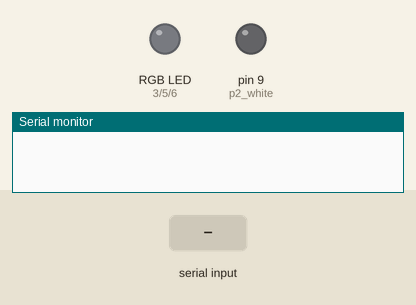
This sketch was run on a simulated Arduino Uno, built with avr-gcc and run on an emulated ATmega328P. Shown: an RGB LED mixed from three pins (HIGH = lit), output pins drawn as LEDs (lit = HIGH), the last lines printed to the serial monitor. The test bench sets the inputs (shaded band).

Above: at 1.2 s.
1.3 s: "90,45,200,10\n" received over Serial
At 2.3 s:
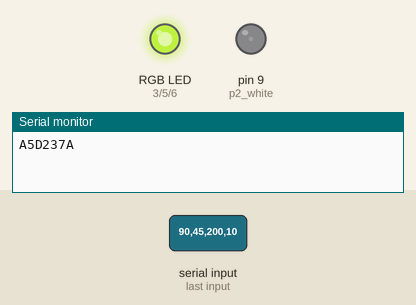
2.8 s: "30,150,10,200\n" received over Serial
At 3.5 s:
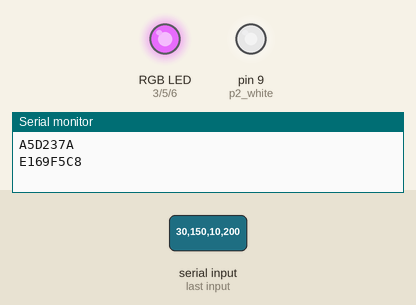
Timing chart, 0 to 5.8 s (numbered marks = the images above; inputs shaded):
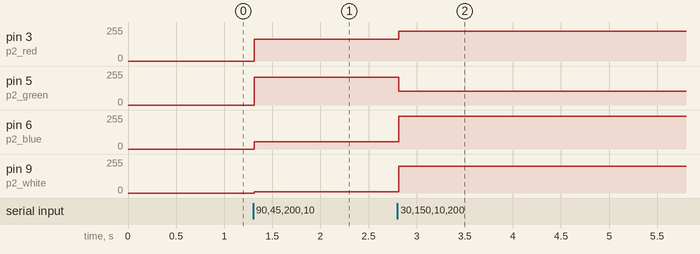

Measured:
- after the input at 1.3 s, pin 3 (p2_red): 0/255 → 165/255 at once; pin 5 (p2_green): 0/255 → 210/255 at once; pin 6 (p2_blue): 0/255 → 55/255 at once; pin 9 (p2_white): 0/255 → 10/255 at once
- after the input at 2.8 s, pin 3 (p2_red): 165/255 → 225/255 at once; pin 5 (p2_green): 210/255 → 105/255 at once; pin 6 (p2_blue): 55/255 → 245/255 at once; pin 9 (p2_white): 10/255 → 200/255 at once

The sketch:

rgbw_control.ino
```cpp
const int p2_red = 3;
const int p2_green = 5;
const int p2_blue = 6;
const int p2_white = 9;

void setup() {
  Serial.begin(9600);
  pinMode(p2_red, OUTPUT);
  pinMode(p2_green, OUTPUT);
  pinMode(p2_blue, OUTPUT);
  pinMode(p2_white, OUTPUT);
}

void loop() {
  // if there's any serial available, read it:
  while (Serial.available() > 0) {
    // look for the next valid integer in the incoming serial stream:
    int red = Serial.parseInt();
    int green = Serial.parseInt();
    int blue = Serial.parseInt();
    int white = Serial.parseInt();

    // look for the newline. That's the end of your sentence:
    if (Serial.read() == '\n') {
      // constrain the values to 0 - 255 and invert
      // if you're using a common-cathode LED, just use "constrain(color, 0, 255);"
      red = 255 - constrain(red, 0, 255);
      green = 255 - constrain(green, 0, 255);
      blue = 255 - constrain(blue, 0, 255);

      // fade the red, green, and blue legs of the LED:
      analogWrite(p2_red, red);
      analogWrite(p2_green, green);
      analogWrite(p2_blue, blue);
      analogWrite(p2_white, white);

      // print the three numbers in one string as hexadecimal:
      Serial.print(red, HEX);
      Serial.print(green, HEX);
      Serial.print(blue, HEX);
      Serial.println(white, HEX);
    }

  }
}
```
